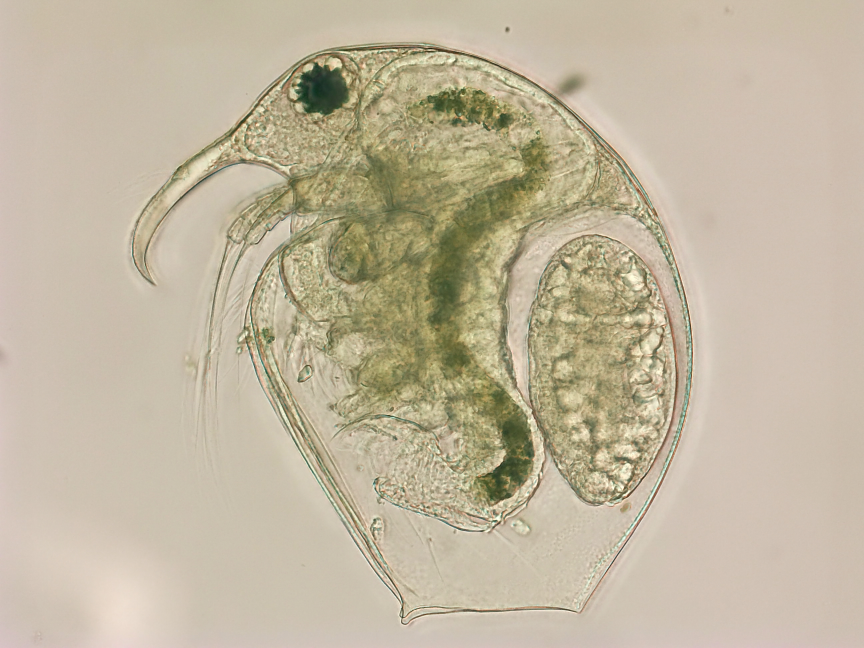
#> input picture Bosmina longirostris 1.jpg, 2592 x 1944 px (shown at 1/3 size)
$ jupyter execute 'finding common key points.ipynb'
#> lines starting #> are read from the running program, lines starting #| are printed output that depends on the picture
[cell 1]
import cv2
import numpy as np
import matplotlib.pyplot as plt

### 1. Инициализация детектора SIFT и параметров

[cell 2]
# Настраиваем параметры для детекции
sift = cv2.SIFT_create(
    nfeatures=2000, # Максимальное число возвращаемых ключевых точек
    nOctaveLayers=3, # Число слоёв внутри каждой октавы гауссовой пирамиды
    contrastThreshold=0.03, # Порог для фильтрации слабых (низкоконтрастных) ключевых точек
    edgeThreshold=15, # Фильтр точек, лежащих на длинных гранях
    sigma=1.6 # Начальный параметр сигма для Гауссова сглаживания
)

[cell 3]
# Названия 6 изображений
image_files = [
    "Bosmina longirostris 1.jpg", "Bosmina longirostris 2.jpg", "Bosmina longirostris 3.jpg",
    "Bosmina longirostris 4.jpg", "Bosmina longirostris 5.jpg", "Bosmina longirostris 6.jpg"
]

images = []
kp_list = []
des_list = []

[cell 4]
# Выравниваем изображения (клюв направден влево у всех) и пОиск ключевых точек
for idx, path in enumerate(image_files):
    img = cv2.imread(path, cv2.IMREAD_GRAYSCALE)
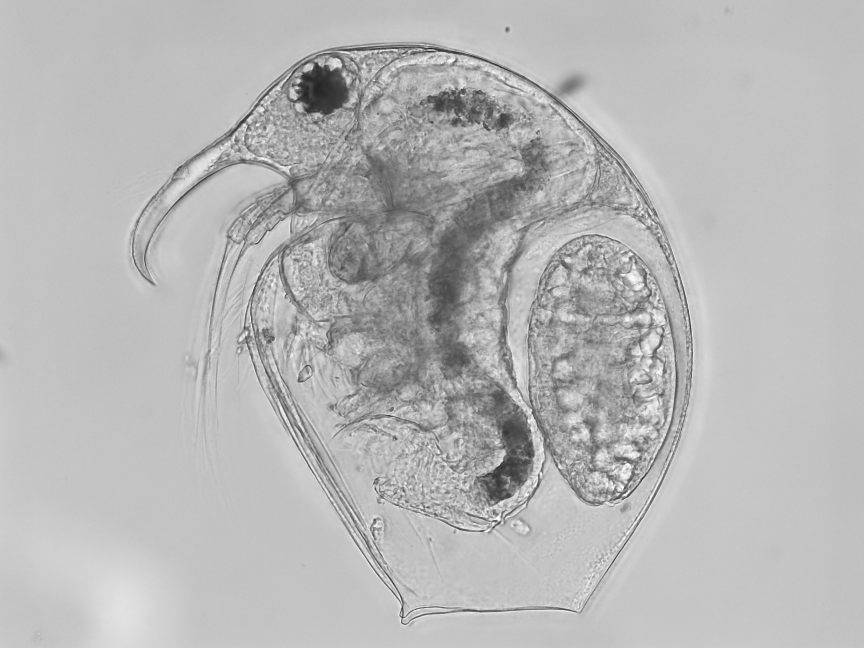
#> img: shape (1944, 2592) (shown at 1/3 size); min 16, max 255, mean 183

    if idx in (1, 2, 4):
        img = cv2.flip(img, 1)

    images.append(img)
    kp, des = sift.detectAndCompute(img, None)
#> kp = 2000 keypoints; strongest (x, y, size): (1313, 1821, 2.7), (1840, 1683, 3), (964, 269, 98.1), (1836, 1689, 2.9)
    kp_list.append(kp)
    des_list.append(des)
    print(f"Изображение {idx+1}: Найдено ключевых точек = {len(kp)}")
#| Изображение 1: Найдено ключевых точек = 2000
#> pass 2 of the loop `for idx, path in enumerate(image_files):`:
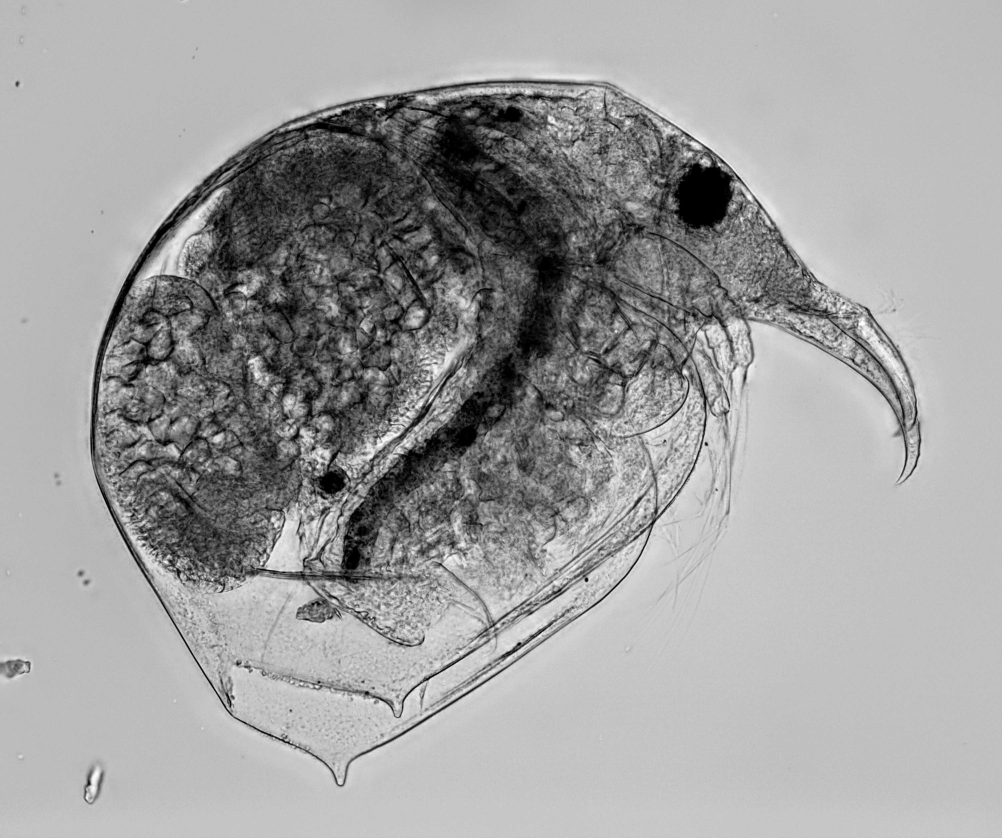
#> input picture Bosmina longirostris 2.jpg, 3005 x 2513 px (shown at 1/3 size)
#> img is the input picture: shape (2513, 3005); min 0, max 255, mean 159.1
#> `img = cv2.flip(img, 1)`:
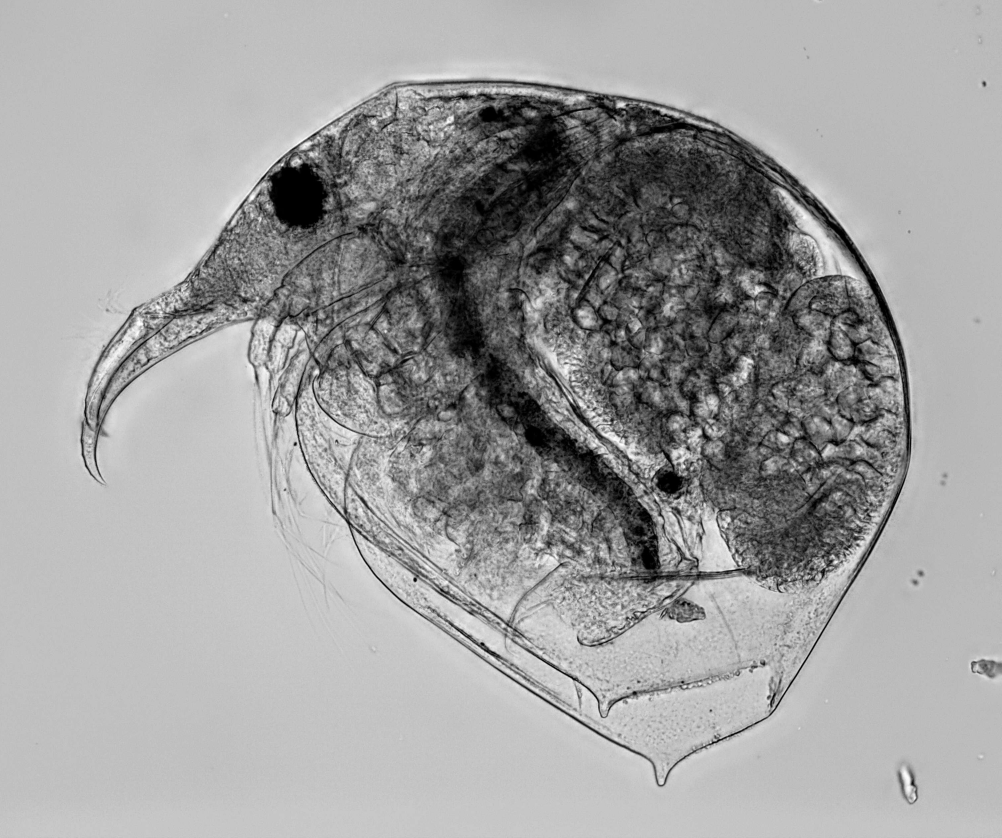
#> img: shape (2513, 3005) (shown at 1/3 size); min 0, max 255, mean 159.1
#> kp = 2001 keypoints; strongest (x, y, size): (886, 1332, 6.5), (893, 582, 134.3), (1862, 314, 15.2), (949, 1116, 11.6)
#| Изображение 2: Найдено ключевых точек = 2001
#> pass 3 of the loop `for idx, path in enumerate(image_files):`:
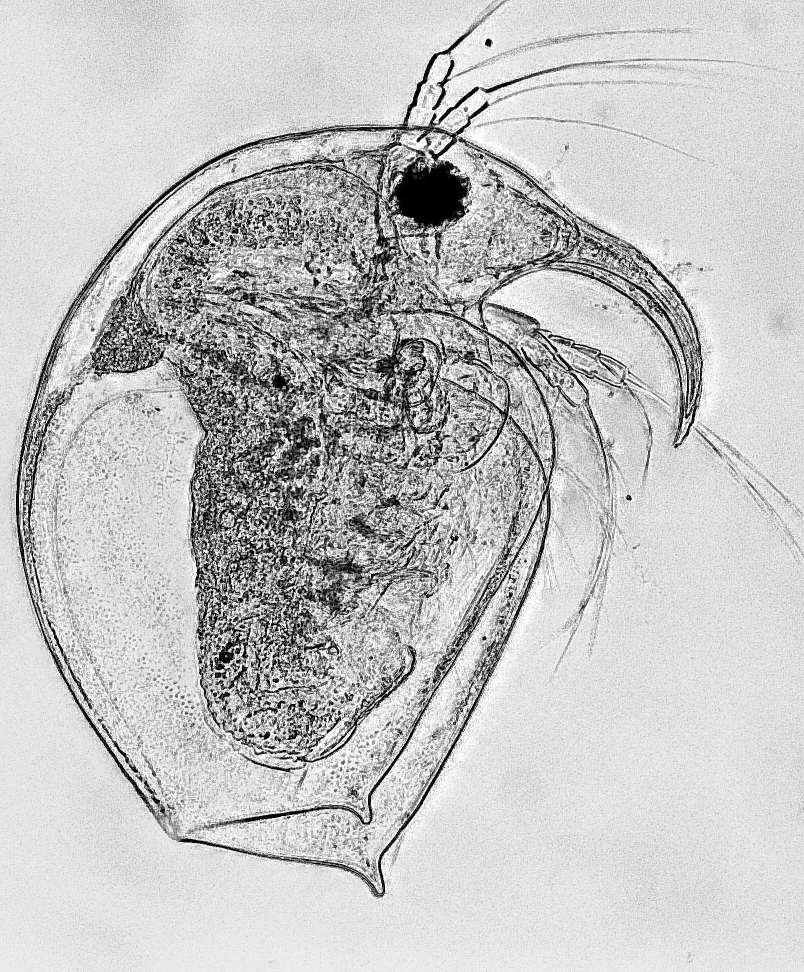
#> input picture Bosmina longirostris 3.jpg, 1608 x 1944 px (shown at 1/2 size)
#> img is the input picture: shape (1944, 1608); min 0, max 255, mean 195.4
#> `img = cv2.flip(img, 1)`:
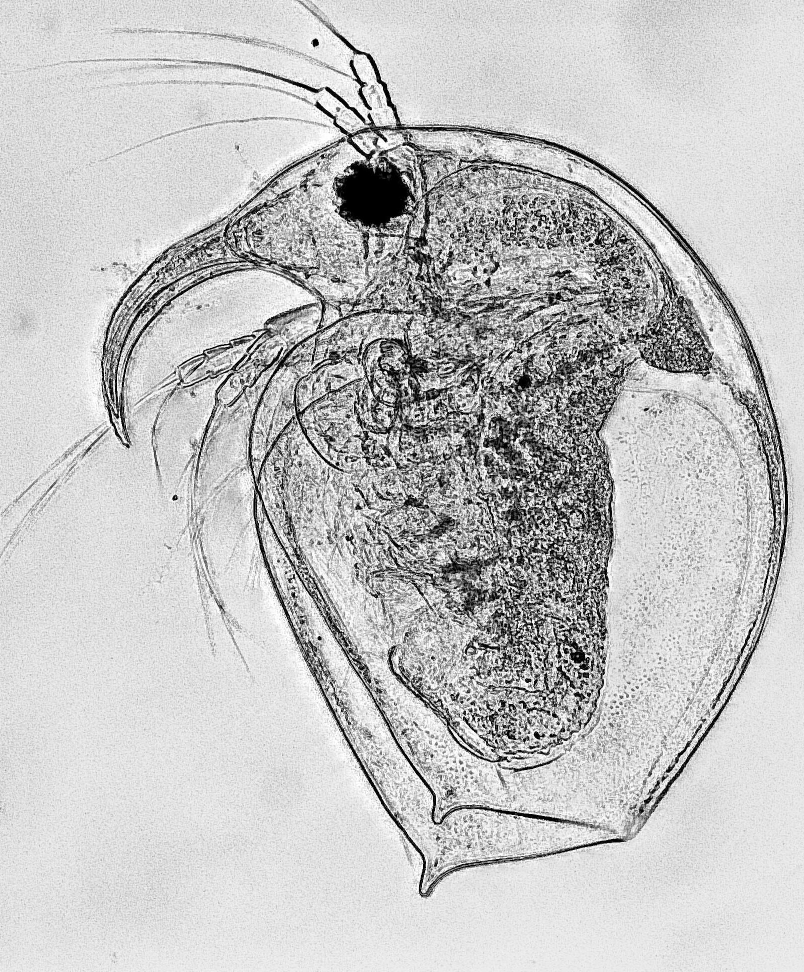
#> img: shape (1944, 1608) (shown at 1/2 size); min 0, max 255, mean 195.4
#> kp = 2001 keypoints; strongest (x, y, size): (631, 85, 9.3), (1221, 674, 2), (639, 1276, 5.3), (292, 618, 2.2)
#| Изображение 3: Найдено ключевых точек = 2001
#> the loop made 6 passes; the first 3 are shown

### 2. Попарное сопоставление дескрипторов и фильтрация ненадёжных совпадений

[cell 5]
bf = cv2.BFMatcher(cv2.NORM_L2, crossCheck=True)

# Создаем структуру для отслеживания цепочек совпадений
num_imgs = len(images)
common_tracks = []

for kp1_idx in range(len(kp_list[0])):
    track = {0: kp1_idx}
    current_des = des_list[0][kp1_idx : kp1_idx + 1]
    for target_idx in range(1, num_imgs):
        if des_list[target_idx] is None:
            break

        matches = bf.match(current_des, des_list[target_idx])

        if len(matches) > 0:
            if matches[0].distance < 250.0:
                track[target_idx] = matches[0].trainIdx
            else:
                break
        else:
            break

    if len(track) == num_imgs:
        common_tracks.append(track)

print(f"Успешно найдено общих сквозных точек: {len(common_tracks)}")


# Ищем 30 лучших
track_scores = []

for track in common_tracks:
    total_dist = 0
    kp0_idx = track[0]
    des0 = des_list[0][kp0_idx : kp0_idx + 1]

    for img_idx in range(1, num_imgs):
        kp_target_idx = track[img_idx]
        des_target = des_list[img_idx][kp_target_idx : kp_target_idx + 1]
        dist = np.linalg.norm(des0 - des_target)
        total_dist += dist
    track_scores.append((total_dist, track))
track_scores.sort(key=lambda x: x[0])

best_tracks = [track for score, track in track_scores[:30]]
print(f"Из {len(common_tracks)} точек успешно отобрано {len(best_tracks)} лучших")

### 3. Визуализация результатов

[cell 6]
fig, axes = plt.subplots(2, 3, figsize=(21, 15))
axes = axes.ravel()

np.random.seed(42)
colors = np.random.randint(0, 255, size=(30, 3), dtype=int)

for i in range(num_imgs):
    out_img = cv2.cvtColor(images[i], cv2.COLOR_GRAY2RGB)

    for pt_num, track in enumerate(best_tracks):
        kp_idx = track[i]
        pt = kp_list[i][kp_idx].pt
        x, y = int(pt[0]), int(pt[1])

        color = [int(c) for c in colors[pt_num]]
        cv2.circle(out_img, (x, y), 7, color, -1)
        cv2.circle(out_img, (x, y), 8, (255, 255, 255), 1)
        cv2.putText(out_img, str(pt_num + 1), (x + 8, y - 5),
                    cv2.FONT_HERSHEY_SIMPLEX, 0.65, (255, 0, 0), 2, cv2.LINE_AA)

    axes[i].imshow(out_img)
    axes[i].set_title(f"Изображение {i+1}")
    axes[i].axis('off')
#> this loop made 6 passes
#> pass 2, `out_img = cv2.cvtColor(images[i], cv2.COLOR_GRAY2RGB)`:
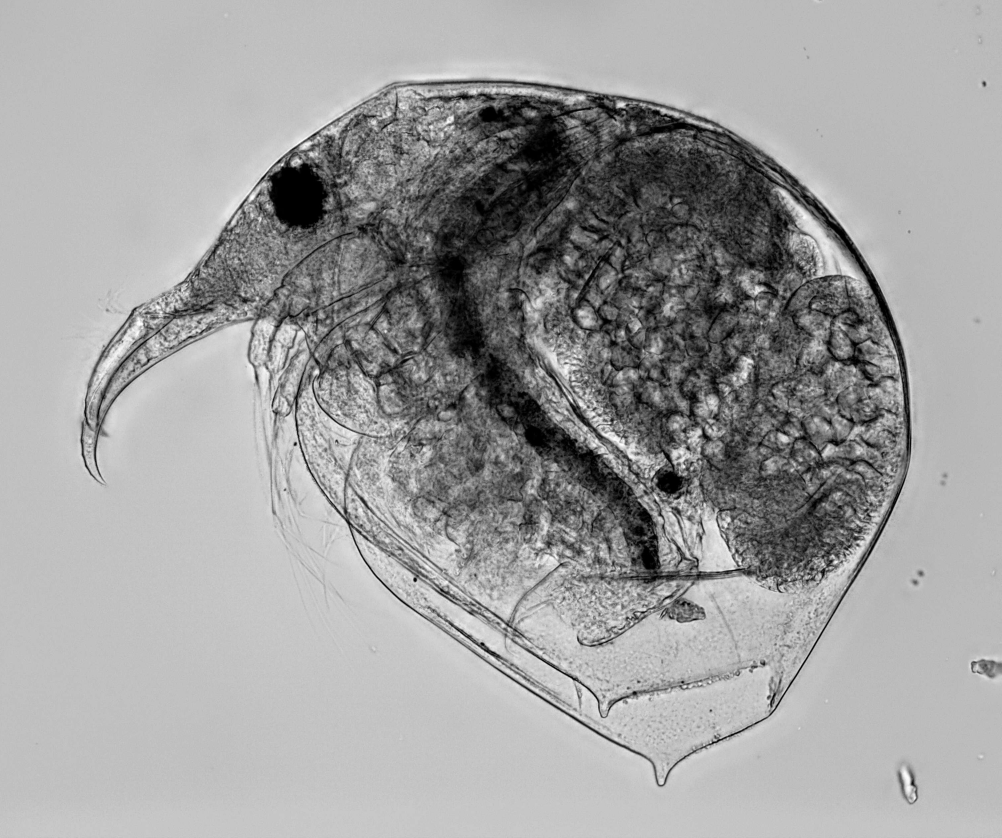
#> out_img: shape (2513, 3005, 3) (shown at 1/3 size); min 0, max 255, mean 159.1
#> pass 3, `out_img = cv2.cvtColor(images[i], cv2.COLOR_GRAY2RGB)`:
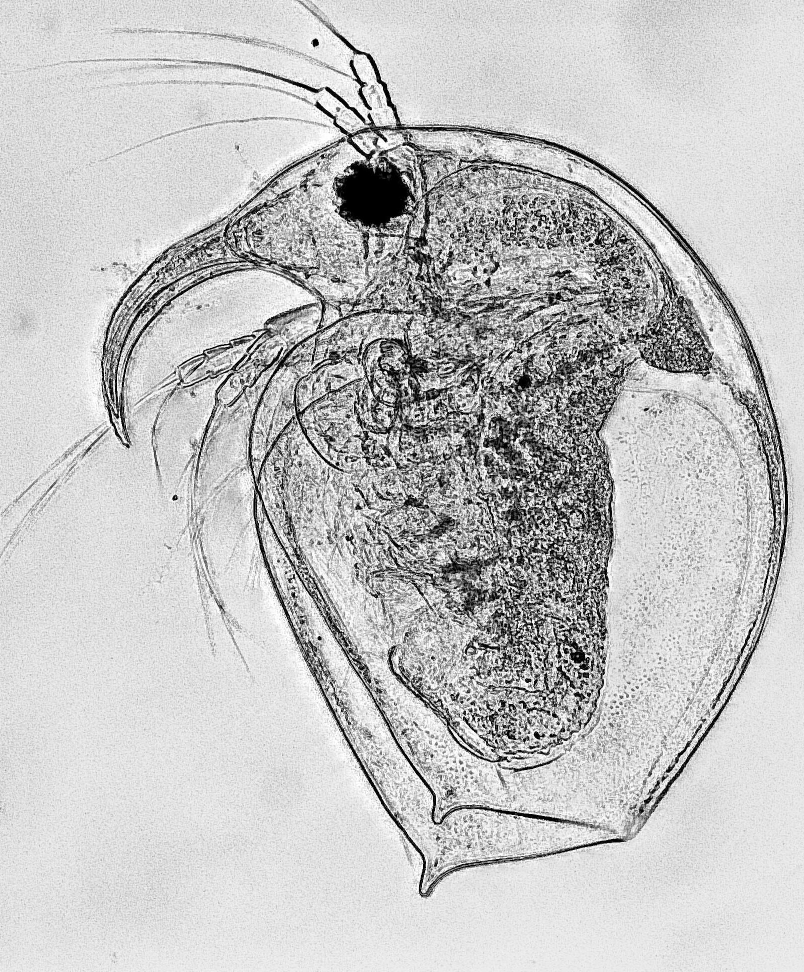
#> out_img: shape (1944, 1608, 3) (shown at 1/2 size); min 0, max 255, mean 195.4
#> after the loop:
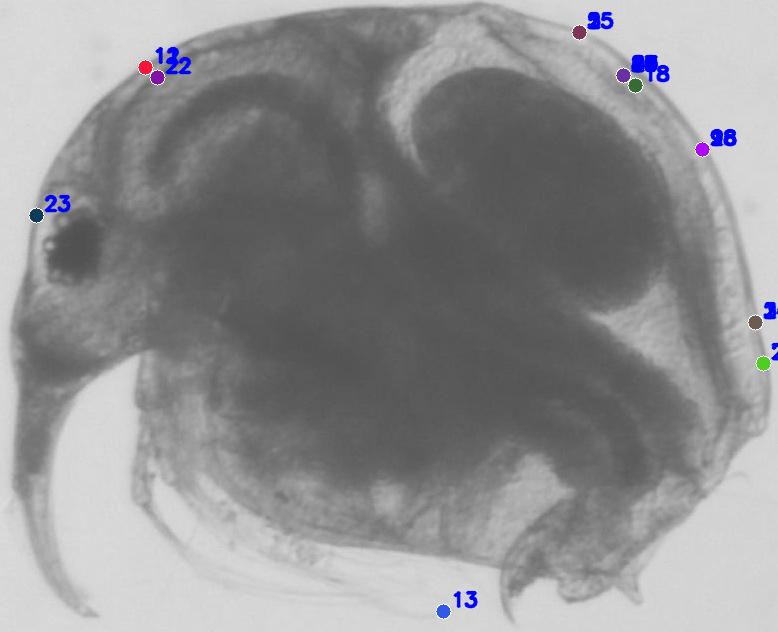
#> out_img: shape (632, 778, 3); mean B, G, R 145.7, 144.3, 144.4

plt.tight_layout()
plt.suptitle("Совмещение общих точек", fontsize=18, y=1.02)
plt.show()
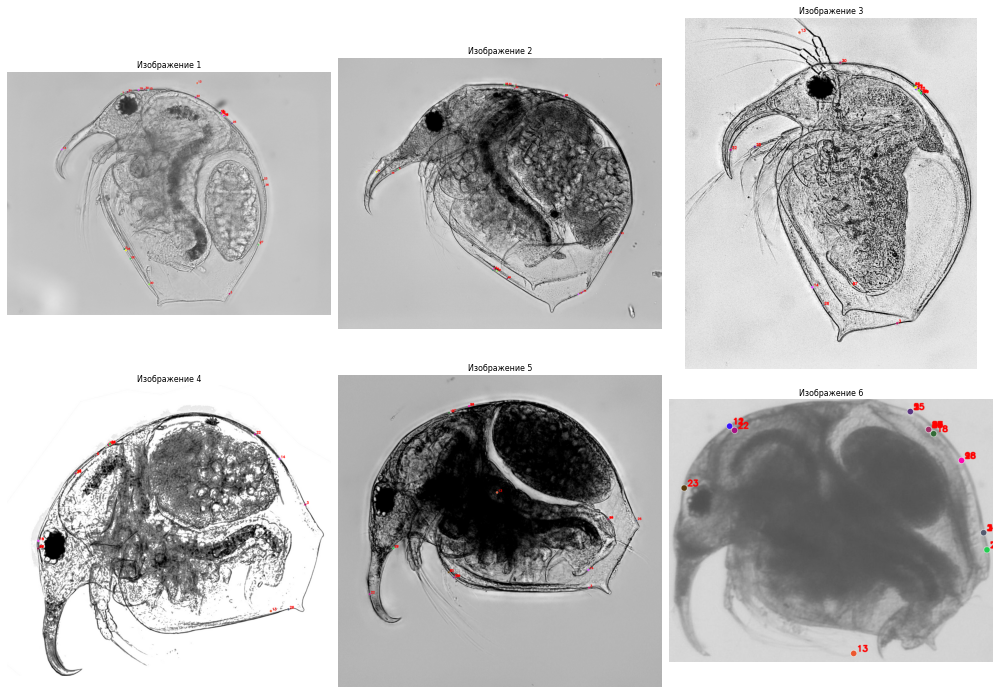
#> figure drawn by matplotlib, 6 panels; B, G, R data is drawn as R, G, B
